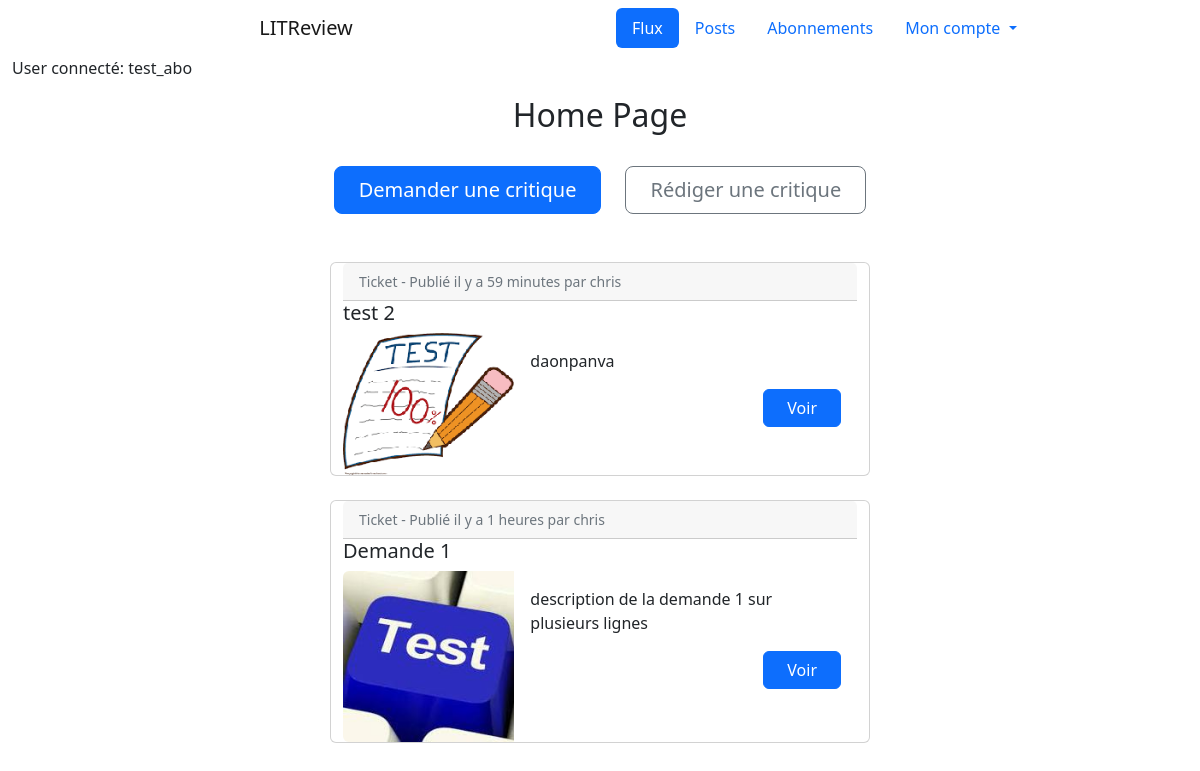
Screenshot of /feed/ (signed in) with the database file from the repository.
### authentication/models.py (models this page shows)
class User(AbstractUser):
    follows = models.ManyToManyField(
        'self',
        symmetrical=False,
        verbose_name='Utilisateurs suivis: ',
        through='UserFollows',
        related_name='followed_users'
    )
    followers = models.ManyToManyField(
        'self',
        symmetrical=False,
        verbose_name='Utilisateurs abonnés: ',
        through='UserFollowing',
        related_name='followed_by'
    )

### reviews/models.py (models this page shows, shortened)
class Ticket(models.Model):
    title = models.fields.CharField(max_length=128)
    description = models.fields.TextField(max_length=2048, blank=True)
    image = models.ImageField(null=True, blank=True)
    time_created = models.DateTimeField(auto_now_add=True)
    last_edited = models.DateTimeField(auto_now_add=True, null=True)
    user = models.ForeignKey(settings.AUTH_USER_MODEL, null=True, on_delete=models.CASCADE)
    IMAGE_MAX_SIZE = (200, 200)

### reviews/views.py (the view)
# urls.py: path('feed/', reviews.views.feed, name='feed'),
@login_required
def feed(request):
    tickets = models.Ticket.objects.filter(
        Q(user__in=request.user.follows.all()) | Q(user=request.user))
    reviews = models.Review.objects.filter(
        user__in=request.user.follows.all()).exclude(
        ticket__in=tickets
    )
    posts = sorted(
        chain(tickets, reviews),
        key=lambda instance: instance.time_created,
        reverse=True
    )
    return render(request, 'reviews/feed.html', {'posts': posts})

### reviews/templatetags/review_tag.py (called while the page is built)
@register.filter
def model_type(value):
    return type(value).__name__

@register.filter
def get_posted_at_display(posted_at):
    seconds_ago = (timezone.now() - posted_at).total_seconds()
    if seconds_ago <= HOUR:
        return f'Publié il y a {int(seconds_ago // MINUTE)} minutes'
    elif seconds_ago <= DAY:
        return f'Publié il y a {int(seconds_ago // HOUR)} heures'
    return f'Publié le {posted_at.strftime("%d %b %y à %Hh%M")}'

### reviews/templates/reviews/feed.html
{% extends 'base.html' %}
{% load review_tag %}
{% block content %}
<div class="container-fluid">
    <div class="row text-center mb-4">
        <h2>Home Page</h2>
    </div>
    <div class="d-grid gap-2 d-sm-flex justify-content-sm-center mb-5">
        <a type="button" class="btn btn-primary btn-lg px-4 me-sm-3"
                href="{% url 'ticket' %}">Demander une critique</a>
        <a type="button" class="btn btn-outline-secondary btn-lg px-4"
                href="{% url 'review_ticket' %}">Rédiger une critique</a>
    </div>
    <div class="grid-container">
        {% for instance in posts %}
            {% if instance|model_type == 'Ticket' %}
                {% include 'reviews/partials/ticket_snippet.html' with ticket=instance %}
            {% elif instance|model_type == 'Review' %}
                {% include 'reviews/partials/review_snippet.html' with review=instance %}
            {% endif %}
        {% endfor %}
    </div>
</div>
{% endblock content %}

### templates/base.html (shortened to what this page needs)
<html>
    <head>
        <link href="https://cdn.jsdelivr.net/npm/bootstrap@5.2.0-beta1/dist/css/bootstrap.min.css"
              rel="stylesheet"
>
    </head>
    <body>
    <div class="container-fluid">
        <div class="row">
            <header>
                <nav class="navbar-expand navbar">
                    <a class="navbar-brand col col-6 text-center" href="#">LITReview</a>
                    <div class="collapse navbar-collapse col flex-content-right" id="navbarSupportedContent">
                        <ul class="nav nav-pills flex-column flex-md-row">
                          <li class="nav-item">
                            <a class="nav-link active" aria-current="page" href="{% url 'feed' %}">Flux</a>
                          </li>
                          <li class="nav-item"><a class="nav-link" href="{% url 'posts' %}">Posts</a></li>
                          <li class="nav-item"><a class="nav-link" href="{% url 'follow_users' %}">Abonnements</a></li>
                          <li class="nav-item dropdown">
                              <a class="nav-link dropdown-toggle" href="#" id="navbarDropdownMenuLink" role="button"
                                 data-bs-toggle="dropdown" aria-expanded="false">
                                Mon compte
                              </a>
                          </li>
                        </ul>
                    </div>
                </nav>
                {% if request.user.is_authenticated %}
                    <p>User connecté: {{ request.user.username }}</p>
                {% endif %}
            </header>
        </div>
    </div>
        {% block content %}
        {% endblock content %}
    </body>
</html>

### reviews/templates/reviews/partials/ticket_snippet.html
{% load review_tag %}
<div class="container-fluid">
    <div class="row justify-content-center">
        <div class="card mb-4" style="max-width: 540px;">
          <div class="row g-0">
              <p class="card-header"><small class="text-muted">Ticket - {{ ticket.time_created|get_posted_at_display }}
                    par {{ ticket.user}}</small></p>
              <h5 class="card-title">{{ ticket.title }}</h5>
              {% if ticket.image %}
                <div class="col-md-4">
                  <img class="img-fluid rounded-start" src="{{ ticket.image.url }}">
                </div>
              {% endif %}
              <div class="card-body col-md-8">
                    <p class="card-text">{{ ticket.description }}</p>
                    <div class="text-end">
                        <a class="btn btn-primary col-3" href="{% url 'view_ticket' ticket.id %}">Voir</a>
                    </div>
              </div>
          </div>
        </div>
    </div>
</div>

### rows the page displays
User: user.username "test_abo"
Ticket: time_created|get_posted_at_display "Publié il y a 59 minutes", user "chris", title "test 2", image (picture), description "daonpanva"
Ticket: time_created|get_posted_at_display "Publié il y a 1 heures", user "chris", title "Demande 1", image (picture), description "description de la demande 1 sur plusieurs lignes"
